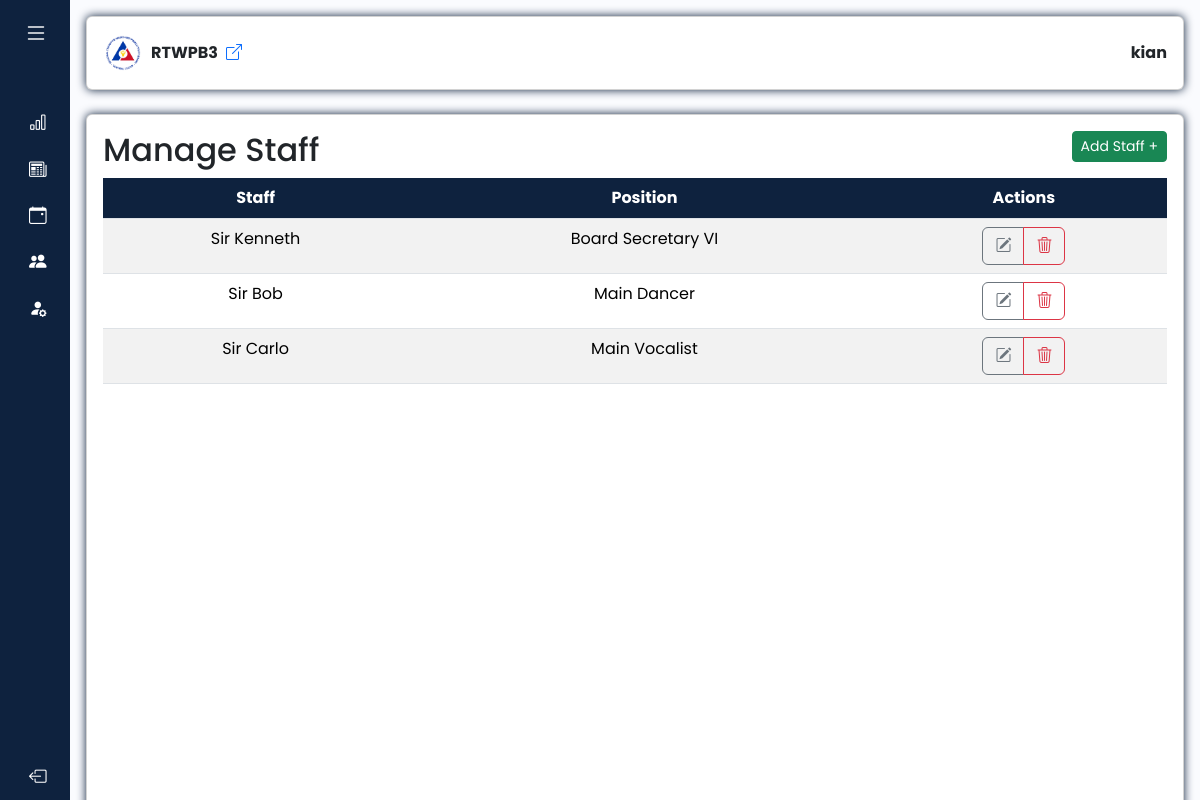
Screenshot of /admin_staff.php (signed in) with the database file from the repository.
### tables this page shows
CREATE TABLE `staff` (
  `id` int(11) NOT NULL,
  `staff` varchar(100) NOT NULL,
  `position` varchar(100) NOT NULL,
  `picture` varchar(100) NOT NULL
);

### admin_staff.php (the view, shortened to what this page needs)
<?php
try{
    $pdo = new PDO('mysql:host=localhost;dbname=rtwpb3', "root", "");
    $pdo->setAttribute(PDO::ATTR_ERRMODE, PDO::ERRMODE_EXCEPTION);
    } catch (PDOException $e) {
    echo 'Connection Failed' .$e->getMessage();
    }
?>
<!DOCTYPE html>
<html lang="en">
<head>
    <link href="https://cdn.jsdelivr.net/npm/bootstrap@5.3.2/dist/css/bootstrap.min.css" rel="stylesheet">
    <link rel="stylesheet" href="https://cdn.jsdelivr.net/npm/bootstrap-icons@1.13.1/font/bootstrap-icons.min.css">
    <link rel="stylesheet" href="style2.css">
      <link rel="stylesheet" href="https://cdn.datatables.net/2.1.8/css/dataTables.dataTables.css">
</head>
<body>
<div class="wrapper">
<aside id="sidebar">
    <div class="d-flex">
        <button id="toggle-btn" type="button">
            <i class="bi bi-list"></i>
        </button>
    </div>
        <ul class="sidebar-nav">
            <li class="sidebar-item">
                <a href="admin_panel.php" class="sidebar-link">
                    <i class="bi bi-bar-chart"></i>
                </a>
            </li>
            <li class="sidebar-item">
                <a href="admin_news.php" class="sidebar-link">
                    <i class="bi bi-newspaper"></i>
                </a>
            </li>
            <li class="sidebar-item">
                <a href="admin_events.php" class="sidebar-link">
                    <i class="bi bi-calendar-event"></i>
                </a>
            </li>
            <li class="sidebar-item">
                <a href="admin_staff.php" class="sidebar-link">
                    <i class="bi bi-people-fill"></i>
                </a>
            </li>
            <li class="sidebar-item">
                <a href="admin_accounts.php" class="sidebar-link">
                    <i class="bi bi-person-fill-gear"></i>
                </a>
            </li>
        </ul>
        <div class="sidebar-footer">
            <a href="logout.php" class="sidebar-link">
                <i class="bi bi-box-arrow-left"></i>
            </a>
        </div>
</aside>
<div class="main p-3">
<div class="card rounded p-3" style="box-shadow: 0 0 10px #0e223e;">
  <div class="d-flex flex-column flex-md-row justify-content-between align-items-center">
    <div class="d-flex align-items-center gap-2 fw-bold mb-2 mb-md-0">
      <img src="images/logo.png" class="img-fluid" style="height: 40px;">
      <span class="text-nowrap">RTWPB3</span>
      <a href="index.php" target="_blank" rel="noopener noreferrer" class="text-decoration-none"><i class="bi bi-box-arrow-up-right"></i></a>
    </div>
    <div class="fw-bold text-center text-md-end">
      <?php echo $_SESSION['admin']; ?>
    </div>
  </div>
</div><br>
<div class="card rounded p-3 h-100" style="box-shadow: 0 0 10px #0e223e;">
  <div class="row">
  <div class="col">
  <div class="text-start">
    <h2>Manage Staff</h2>
  </div>
  </div>
  <div class="col">
  <div class="mb-3 text-end">
    <button type="button" class="btn btn-success btn-sm addbtn" id='add'>Add Staff +</button>
  </div>
  </div>
  </div>
  <div class="table-responsive">
    <table id="myTable" class="table table-striped table-hover mb-0">
      <thead>
        <tr>
          <th scope="col" class="text-center" style="background-color: #0e223e; color: white;">Staff</th>
          <th scope="col" class="text-center" style="background-color: #0e223e; color: white;">Position</th>
          <th scope="col" class="text-center" style="background-color: #0e223e; color: white;">Actions</th>
        </tr>
      </thead>
      <tbody>
        <?php
        $stmt = $pdo->prepare("SELECT * from staff");
        $stmt->execute();
        if($stmt->rowCount() > 0){
          $result = $stmt->fetchAll();
          foreach($result as $row){
        ?>
          <tr>
            <td class="text-center"><?= $row['staff']; ?></td>
            <td class="text-center"><?= $row['position']; ?></td>
            <td class="text-center">
              <div class='btn-group' role='group' aria-label='Basic mixed styles example'>
                <button type='button' id='<?= $row['id']; ?>' class='btn btn-outline-secondary editbtn' value='<?= $row['id']; ?>'><i class="bi bi-pencil-square"></i></button>
                <button type='button' id='<?= $row['id']; ?>' class='btn btn-outline-danger deletebtn' value='<?= $row['id']; ?>'><i class="bi bi-trash3"></i></button>
              </div>
            </td>
          </tr>
        <?php }} ?>
      </tbody>
    </table>
  </div>
</div>
</div>
</div>
</body>
</html>

### style2.css (style rules this page uses)
a { text-decoration: none; }
li { list-style: none; }
body { font-family: 'Poppins', sans-serif; }
.wrapper { display: flex; }
.main { min-height: 100vh; width: 100%; overflow: hidden; transition: all 0.35s ease-in-out; background-color: #fafbfe; }
#sidebar { width: 70px; min-width: 70px; z-index: 1000; transition: all .25s ease-in-out; display: flex; flex-direction: column; background-color: #0e223e; }
#toggle-btn { background-color: transparent; cursor: pointer; border: 0; padding: 1rem 1.5rem; }
#toggle-btn i { font-size: 1.5rem; color: #fff; }
.sidebar-nav { padding: 2rem 0; flex: 1 1 auto; }
a.sidebar-link { padding: .625rem 1.625rem; color: #fff; display: block; font-size: 0.9rem; white-space: nowrap; border-left: 3px solid transparent; }
.sidebar-link i { font-size: 1.1rem; margin-right: .75rem; }
.sidebar-item { position: relative; }

### rows the page displays
staff: staff "Sir Kenneth", position "Board Secretary VI", $row['id'] 2 (drawn)
staff: staff "Sir Bob", position "Main Dancer", $row['id'] 3 (drawn)
staff: staff "Sir Carlo", position "Main Vocalist", $row['id'] 4 (drawn)

### other values shown
$_SESSION['admin'] "kian"
